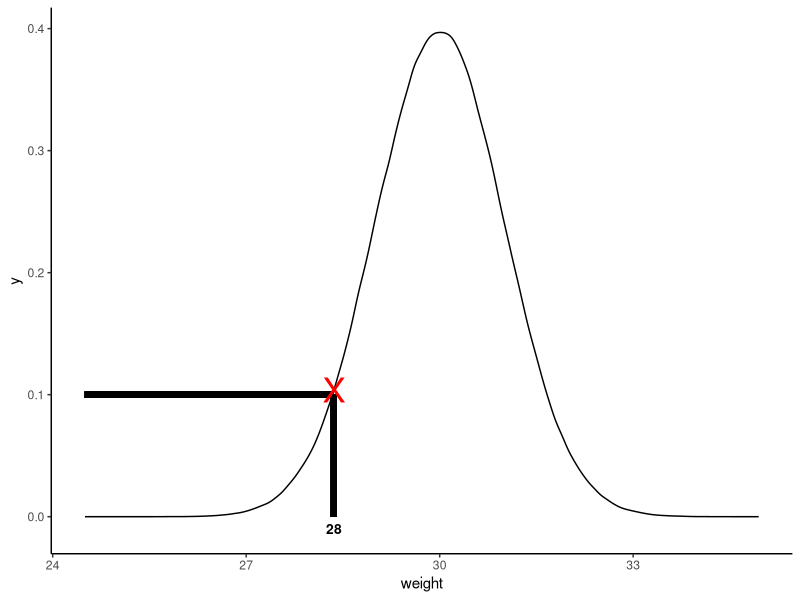

Write R code to recreate this figure.
## ---- chunk 1
library(ggplot2)

m <- 30
std <- 1

df <- data.frame(weight = rnorm(n = 1000000, mean = m, sd = std))

cutoff  <- quantile(df$weight, .05)

pnorm(cutoff, mean = m , sd = std) # Check area under the curve that's below the cutoff (pnorm() returns area under the curve)

g1 <- ggplot(df, aes(x = weight)) +
  geom_density() +
  stat_function(fun = dnorm, args = list(mean = m, sd = std), xlim = c(min(df$weight), cutoff), geom = "area") +
  theme_classic() +
  annotate("text", x = cutoff, y = -.01, label = as.character(round(cutoff)), size = 3.5, fontface = "bold") 
## ---- chunk 2
density_value <- dnorm(x = cutoff, mean = 30, sd = 1)

## ---- chunk 3
library(grid)

ggplot(df, aes(x = weight)) +
  geom_density() +
  theme_classic() +
  annotate("text", x = cutoff, y = -.01, label = as.character(round(cutoff)), size = 3.5, fontface = "bold") +
  geom_segment(aes(x = 24.5, xend = cutoff, y = .1, yend = .1), color = "black", size = 2) +
  geom_segment(aes(x = cutoff, xend = cutoff, y = 0, yend = .1), color = "black", size = 2) +
  annotation_custom(textGrob("X", gp = gpar(col = "red", fontsize = 25)), xmin = cutoff, xmax = cutoff, ymin = density_value, ymax = density_value) 

